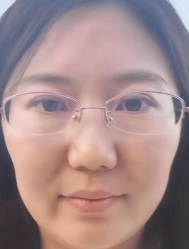
#> input picture 111.png, 189 x 249 px
$ python face_match.py
#> lines starting #> are read from the running program, lines starting #| are printed output that depends on the picture; after the words box and inside, x2 and y2 are one past the last pixel; in counts of white or black regions, pixels touching at a corner belong together
import cv2
import easygui as g

#人脸匹配阈值
threshold=0.39

#读取人脸匹配样本1
mask0_img = cv2.imread('./111.png',1)
#> mask0_img is the input picture: shape (249, 189, 3); mean B, G, R 138.1, 137.8, 164
img0 = cv2.cvtColor(mask0_img, cv2.COLOR_RGB2BGR)
#读取人脸匹配样本2
mask1_img = cv2.imread('./112.png',1)
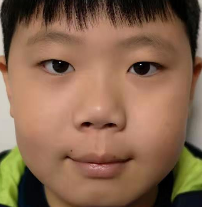
#> input picture 112.png, 202 x 207 px
#> mask1_img is the input picture: shape (207, 202, 3); mean B, G, R 78.4, 102.3, 135.4
img1 = cv2.cvtColor(mask1_img, cv2.COLOR_RGB2BGR)


# 灰度直方图算法
# 计算单通道的直方图的相似值
def calculate(image1, image2):

    hist1 = cv2.calcHist([image1], [0], None, [256], [0.0, 255.0])
    hist2 = cv2.calcHist([image2], [0], None, [256], [0.0, 255.0])
    # 计算直方图的重合度
    degree = 0
    for i in range(len(hist1)):
        if hist1[i] != hist2[i]:
            degree = degree + \
                (1 - abs(hist1[i] - hist2[i]) / max(hist1[i], hist2[i]))
        else:
            degree = degree + 1
    degree = degree / len(hist1)
    return degree

 # RGB每个通道的直方图相似度
# 将图像resize后，分离为RGB三个通道，再计算每个通道的相似值
def classify_hist_with_split(image1, image2, size=(256, 256)):

    image1 = cv2.resize(image1, size)
    image2 = cv2.resize(image2, size)
    sub_image1 = cv2.split(image1)
    sub_image2 = cv2.split(image2)
    sub_data = 0
    for im1, im2 in zip(sub_image1, sub_image2):
        sub_data += calculate(im1, im2)
    sub_data = sub_data / 3
    return sub_data
#进行人脸识别
def face_rec():
    #调用摄像头读取数据
    vid = cv2.VideoCapture(0)
    return_value, frame = vid.read()
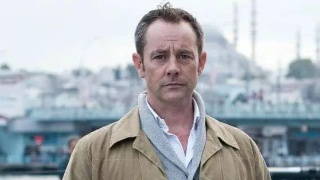
#> input picture 1.jpg, 320 x 180 px, given in place of the camera
#> frame is the input picture: shape (180, 320, 3); mean B, G, R 182.7, 176.5, 171.1
    dis0 = classify_hist_with_split(img0, frame)
#> in classify_hist_with_split, `image2 = cv2.resize(image2, size)`:
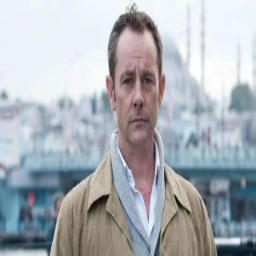
#> image2: shape (256, 256, 3); mean of channels 0, 1, 2 182.6, 176.4, 171; drawn as B, G, R
#> the loop in classify_hist_with_split, `for im1, im2 in zip(sub_image1, sub_image2):` made 3 passes
#> (degree in calculate, sub_data) on passes 1 to 3: ([0.477], [0.477]), ([0.39], [0.867]), ([0.39], [1.26])
#> in classify_hist_with_split, `sub_data = sub_data / 3`: sub_data = [0.419]
#> dis0 = [0.419]
    dis1 = classify_hist_with_split(img1, frame)
#> call 2 of classify_hist_with_split, with size = (256, 256)
#> in classify_hist_with_split (call 2), `image1 = cv2.resize(image1, size)`:
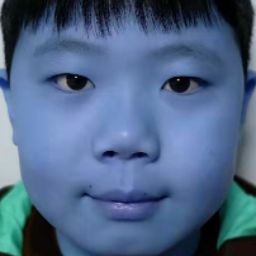
#> image1: shape (256, 256, 3); mean of channels 0, 1, 2 135.2, 102.1, 78.3; drawn as B, G, R
#> the loop in classify_hist_with_split (call 2), `for im1, im2 in zip(sub_image1, sub_image2):` made 3 passes
#> (degree in calculate, sub_data) on passes 1 to 3: ([0.461], [0.461]), ([0.283], [0.744]), ([0.175], [0.919])
#> in classify_hist_with_split (call 2), `sub_data = sub_data / 3`: sub_data = [0.306]
#> dis1 = [0.306]
    while True:
        return_value, frame = vid.read()
        if return_value:
            gray = cv2.cvtColor(frame,cv2.COLOR_BGR2GRAY)#将图片转化成灰度
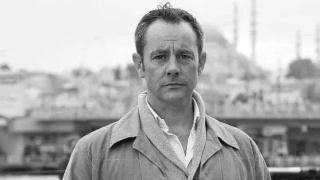
#> gray: shape (180, 320); min 8, max 255, mean 175.6
        else:
            raise ValueError("No image!")
        #读取的视频帧送入人脸特征分类器进行分类
        face_cascade = cv2.CascadeClassifier("haarcascade_frontalface_alt2.xml")
        face_cascade.load('./haarcascade_frontalface_alt2.xml')#haar人脸特征分类器'''
        #获取检测到的人脸框
        faces = face_cascade.detectMultiScale(gray, 1.3, 5)
#> faces = [[139, 31, 66, 66]]
        for (x,y,w,h) in faces:
            frame1 = cv2.rectangle(frame,(x,y),(x+w,y+h),(255,0,0),2)
            # frame1=frame
            frame1=frame1[y:y + h,x:x +w]
            #与两个预存样本进行人脸相似度匹配
            dis0 = classify_hist_with_split(img0, frame1)
            dis1 = classify_hist_with_split(img1, frame1)
            #保存人脸图像
            cv2.imwrite("face.jpg", frame1)
           #距离大于阈值，表明人脸匹配成功，进行开门操作
            if dis0 > threshold or dis1 > threshold:
                cv2.putText(frame, "The door is open", (120, 20), cv2.FONT_HERSHEY_SIMPLEX, 0.5, (0, 255, 0), 1)
                choice = g.buttonbox(msg="                   人脸匹配成功，锁已经成功打开，请关门", image="./face.jpg",title="人脸匹配结果", choices=("取消",'关门'))
                if choice == "取消":
                    pass
                if choice == "关门":
                    pass
                    # cv2.putText(frame, "The door is closed", (120, 20), cv2.FONT_HERSHEY_SIMPLEX, 0.5, (0, 255, 0), 1)
            else:
                choice = g.buttonbox(msg="                     人脸匹配失败，您无权开锁，谢谢", image="./face.jpg", title="人脸匹配结果",
                                     choices=("取消", '退出'))
                if choice == "取消":
                    pass
                if choice == "退出":
                    pass
#> this loop made 1 pass
#> (x, y, w, h, dis0, dis1) on pass 1: (139, 31, 66, 66, [0.409], [0.395])
#> pass 1, in classify_hist_with_split (call 3), `image2 = cv2.resize(image2, size)`:
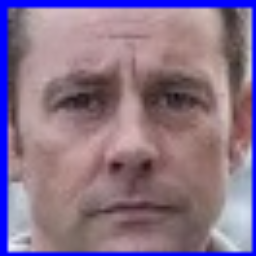
#> image2: shape (256, 256, 3); mean of channels 0, 1, 2 137.9, 114.7, 137.6; drawn as B, G, R
#> after the loop: frame: shape (180, 320, 3); 1.81% of pixels changed, all inside (x1, y1, x2, y2) = (121, 9, 255, 99)
        #实时显示摄像内容
        cv2.putText(frame, "Real time monitoring screen", (220, 30), cv2.FONT_HERSHEY_SIMPLEX, 0.5, (0, 255, 0), 1)
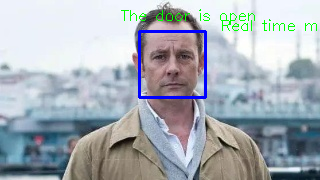
#> frame: shape (180, 320, 3); mean B, G, R 182.4, 174.7, 167.3
        cv2.imshow('Real Monitor ', frame)
        #按“q”键 退出程序
        if cv2.waitKey(30) & 0xFF == ord('q'): break
#> (key q is pressed here)
if __name__ == '__main__':
     face_rec()
